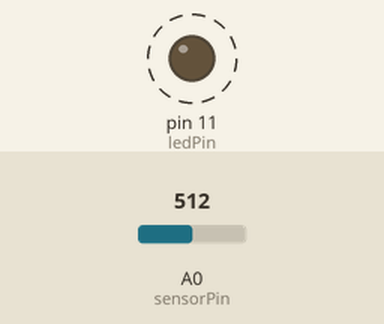
This sketch was run on a simulated Arduino Uno, built with avr-gcc and run on an emulated ATmega328P. On the bench: output pins drawn as LEDs (lit = HIGH). Dashed ring = blinking. The inputs (shaded band) are chosen by the test bench; at power-on: A0 (sensorPin) = 512.

Above: at 1.8 s.
1.9 s: A0 (sensorPin) set to 0
At 3.2 s:
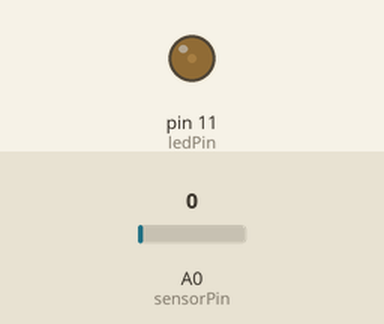
3.6 s: A0 (sensorPin) set to 122
At 3.9 s:
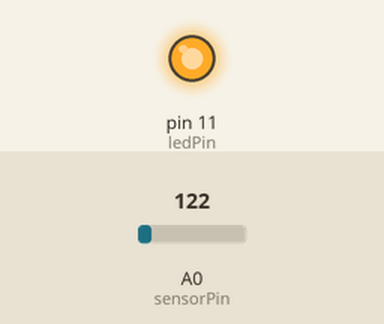
Timing chart, 0 to 13.1 s (numbered marks = the images above; inputs shaded):
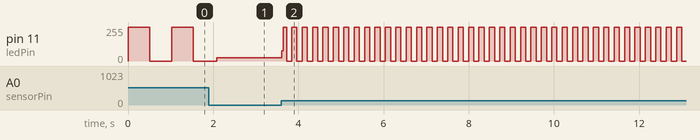

The sketch:

blinking1.ino
```cpp
/*
Blinking a led with a potentiometer / speed variation
*/

int sensorPin = A0;
int ledPin = 11;
int sensorValue = 0;

void setup() {
  pinMode(ledPin, OUTPUT);
}

void loop() {
  sensorValue = analogRead(sensorPin);
  analogWrite(ledPin, 255);
  delay(sensorValue);
  analogWrite(ledPin, 0);
  delay(sensorValue);
}
```

Measured:
- after the input at 3.6 s, pin 11 (ledPin): 25/255 → 76/255 at once, then moves between 0/255 and 255/255, repeating every 0.24 s
- by itself, pin 11 (ledPin): alternates 255/255 for 0.51 s and 0/255 for 0.51 s
